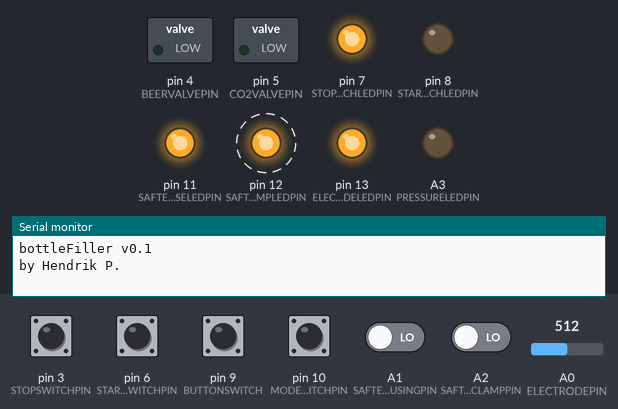
A sketch run on a simulated Arduino Nano, built with avr-gcc and run on an emulated ATmega328P. Parts: switched loads named in the sketch (green lamp = pin HIGH), output pins drawn as LEDs (lit = HIGH), the last lines printed to the serial monitor. Dashed ring = blinking. Inputs (shaded band) come from the test bench; at power-on: pin 3 (STOPSWITCHPIN) HIGH, A1 (SAFTEYHOUSINGPIN), A2 (SAFTEYCLAMPPIN), pin 6 (STARTSWITCHPIN), pin 9 (BUTTONSWITCH), pin 10 (MODESWITCHPIN) LOW, A0 (ELECTRODEPIN) = 512.

Above: at 1.2 s.
1.3 s: pin 3 (STOPSWITCHPIN) pulled LOW for 0.15 s
4.4 s: A1 (SAFTEYHOUSINGPIN) driven HIGH
7.4 s: A2 (SAFTEYCLAMPPIN) driven HIGH
At 8.5 s:
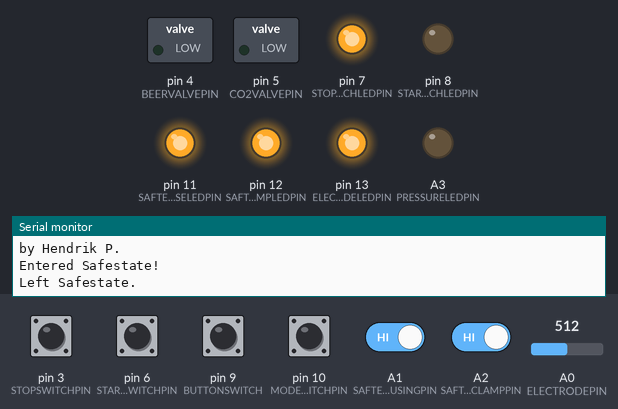
8.9 s: pin 6 (STARTSWITCHPIN) pulled HIGH for 0.15 s
At 10.1 s:
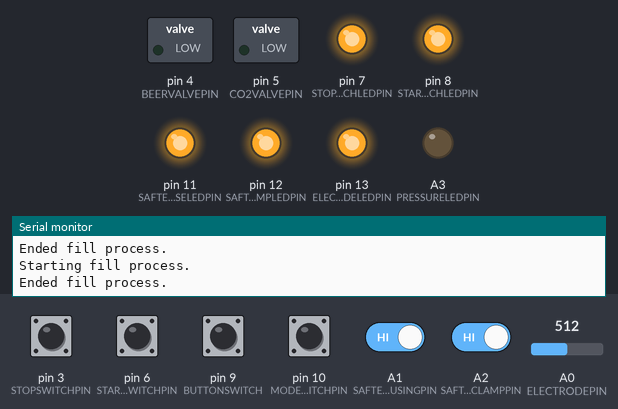
10.5 s: A1 (SAFTEYHOUSINGPIN) driven LOW
At 12.7 s:
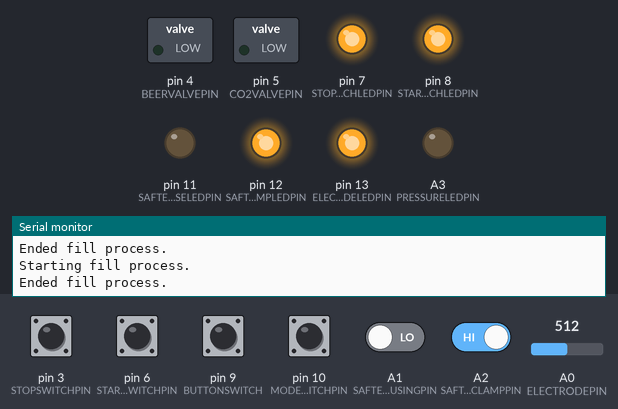
13.5 s: A2 (SAFTEYCLAMPPIN) driven LOW
At 14.8 s:
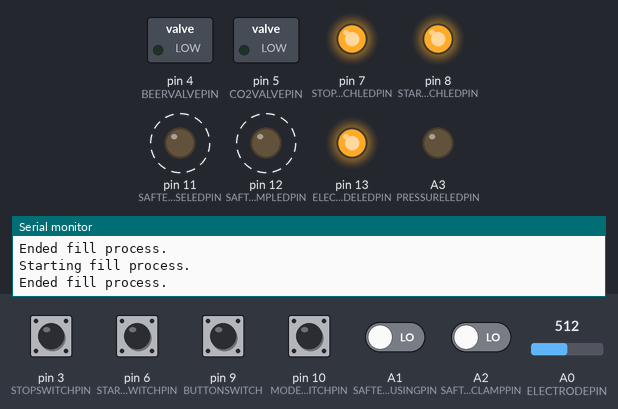
Timing chart, 0 to 21.5 s (numbered marks = the images above; inputs shaded):
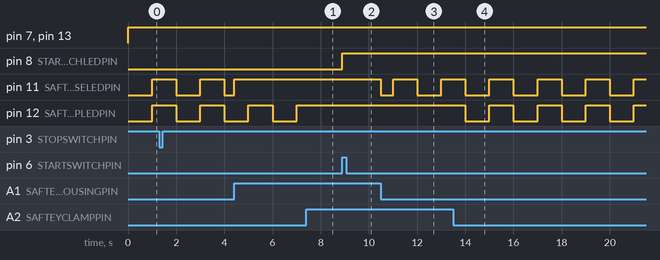

The sketch:

bottleFiller.ino
```cpp
////////////////////////////////////////////////////////////////////////////////////////////////////
/*  Project:        bottleFiller
 *  Author:         Hendrik P.
 *  Date:           2019-05-30
 *  Version:        0.1
 *  Add. Libs:      NONE
 *  License:        CC-BY-NC-SA
 *
 *  Summary:
*/
////////////////////////////////////////////////////////////////////////////////////////////////////
#include "config.h"
#include "electrode.h"
#include "light.h"
#include "valve.h"

Electrode electrode(ELECTRODEPIN, DETECTIONVALUE);

Valve beerValve(BEERVALVEPIN);
Valve co2Valve(CO2VALVEPIN);

Light electrodeLight(ELECTRODELEDPIN);
Light safetyClampLight(SAFTEYCLAMPLEDPIN);
Light safetyHousingLight(SAFTEYHOUSELEDPIN);
Light pressureSensorLight(PRESSURELEDPIN);
Light startLight(STARTSWITCHLEDPIN);
Light stopLight(STOPSWITCHLEDPIN);

long startTimeStamp = 0;

////////////////////////////////////////////////////////////////////////////////////////////////////
void setup() {
  #if SERIALOUT
    Serial.begin(BAUDRATE);
    Serial.println("bottleFiller v0.1");
    Serial.println("by Hendrik P. \n");
  #endif

  pinMode(STARTSWITCHPIN, INPUT);
  pinMode(STOPSWITCHPIN, INPUT);
  pinMode(MODESWITCHPIN, INPUT);
  pinMode(BUTTONSWITCH, INPUT);

  pinMode(SAFTEYHOUSINGPIN, INPUT);
  pinMode(SAFTEYCLAMPPIN, INPUT);
  pinMode(PRESSURESENSORPIN, INPUT);

}

void loop() {
  if(digitalRead(STOPSWITCHPIN) == SAFETYSWACTIVE){
    // Safestate of the bottleFiller
    #if SERIALOUT
      Serial.println("Entered Safestate!");
    #endif
    while(digitalRead(MODESWITCHPIN) == SWITCHINACTIVE || digitalRead(BUTTONSWITCH) == SWITCHINACTIVE){
      stopLight.blinkLight(BLINKTIME);
      beerValve.closeValve();
      co2Valve.closeValve();
      safetyLights();
    }
    stopLight.turnOn();
    #if SERIALOUT
      Serial.println("Left Safestate.");
    #endif
    delay(500);

  }else if(digitalRead(SAFTEYHOUSINGPIN) == SAFETYSWACTIVE || digitalRead(SAFTEYCLAMPPIN) == SAFETYSWACTIVE){
    // Waitstate
    beerValve.closeValve();
    co2Valve.closeValve();
    safetyLights();
    stopLight.turnOn();

  }else{
    // RunState
    safetyLights();
    stopLight.turnOn();
    if(startCondition()){
      #if SERIALOUT
        Serial.println("Starting fill process.");
      #endif
      startTimeStamp = millis();
      while(fillClearance()){
        startLight.blinkLight(BLINKTIME);
        fillingProcess(startTimeStamp);
      }
      beerValve.closeValve();
      co2Valve.closeValve();
      #if SERIALOUT
        Serial.println("Ended fill process.");
      #endif
      startLight.turnOn();
    }
  }

}

////////////////////////////////////////////////////////////////////////////////////////////////////


void safetyLights(){
  if(digitalRead(SAFTEYHOUSINGPIN) ==  SAFETYSWACTIVE){
    safetyHousingLight.blinkLight(BLINKTIME);
  }else{
    safetyHousingLight.turnOn();
  }
  if(digitalRead(SAFTEYCLAMPPIN) ==  SAFETYSWACTIVE){
    safetyClampLight.blinkLight(BLINKTIME);
  }else{
    safetyClampLight.turnOn();
  }
  if(electrode.get_sensingValue()){
    electrodeLight.turnOn();
  }else{
    electrodeLight.turnOff();
  }
}


bool startCondition(){
  if(!digitalRead(STOPSWITCHPIN) || !digitalRead(SAFTEYHOUSINGPIN) || !digitalRead(SAFTEYCLAMPPIN)){
    return false;
  }
  if(digitalRead(STARTSWITCHPIN)){
    return true;
  }
  return false;
}

bool fillClearance(){
  if(!digitalRead(STOPSWITCHPIN) || !digitalRead(SAFTEYHOUSINGPIN) || !digitalRead(SAFTEYCLAMPPIN)){
    return false;
  }
  if(electrode.get_sensingValue()){
    electrodeLight.turnOn();
    return false;
  }
  return true;
}


void fillingProcess(long startTime){
  if(startTime + GASFILLTIME > millis()){
    beerValve.closeValve();
    co2Valve.openValve();
  }else{
    co2Valve.closeValve();
    beerValve.openValve();
  }
}
```

electrode.cpp
```cpp
#include "electrode.h"

Electrode::Electrode(int8_t pin, int8_t minVal){
  this->_pin = pin;
  this->_minVal = minVal;
  pinMode(_pin, INPUT);
}


bool Electrode::get_sensingValue(){
  if(analogRead(_pin) >= _minVal){
    return true;
  }else{
    return false;
  }
}
```

electrode.h
```cpp
#ifndef ELECTRODE_H
#define ELECTRODE_H

#include <arduino.h>
#include "config.h"

class Electrode{
  public:
    Electrode(int8_t pin, int8_t minVal);
    bool get_sensingValue();

  private:
    int8_t _pin;
    int8_t _minVal;
};


#endif /* ELECTRODE_H */
```

light.cpp
```cpp
#include "light.h"

Light::Light(int8_t pin){
  this->_pin = pin;
  pinMode(_pin, OUTPUT);
}


void Light::turnOn(){
  _powerState = true;
  digitalWrite(_pin, _powerState);
}


void Light::turnOff(){
  _powerState = false;
  digitalWrite(_pin, _powerState);
}


void Light::toggleLight(){
  _powerState != _powerState;
  digitalWrite(_pin, _powerState);
}


void Light::changeState(bool powerState){
  _powerState = powerState;
  digitalWrite(_pin, _powerState);
}


void Light::blinkLight(long blinkTime){
  if(millis()/blinkTime%2){
    _powerState = true;
  }else{
    _powerState = false;
  }
  digitalWrite(_pin, _powerState);
}


bool Light::get_powerState(){
  return _powerState;
}
```

light.h
```cpp
#ifndef LIGHT_H
#define LIGHT_H

#include <arduino.h>
#include "config.h"

class Light{
  public:
    Light(int8_t pin);
    void turnOn();
    void turnOff();
    void toggleLight();
    void changeState(bool);
    void blinkLight(long);

    bool get_powerState();

  private:
    int8_t _pin;
    bool _powerState;
};


#endif /* LIGHT_H */
```

valve.cpp
```cpp
#include "valve.h"

Valve::Valve(int8_t pin){
  this->_pin = pin;
  pinMode(_pin, OUTPUT);
  _state = CLOSED;
  digitalWrite(_pin, _state);
}


void Valve::openValve(){
  _state = OPEN;
  digitalWrite(_pin, _state);
}

void Valve::closeValve(){
  _state = CLOSED;
  digitalWrite(_pin, _state);
}
```

valve.h
```cpp
#ifndef VALVE_H
#define VALVE_H

#include <arduino.h>
#include "config.h"

class Valve{
  public:
    Valve(int8_t pin);
    void openValve();
    void closeValve();

  private:
    int8_t _pin;
    bool _state;
};


#endif /* ELECTRODE_H */
```

config.h
```cpp
#ifndef CONFIG_H
#define CONFIG_H

////////////////////////////////////////////////////////////////////////////////////////////////////
/* Generals */
#define ON                1           // Don't change any of the general settings
#define OFF               0           //

////////////////////////////////////////////////////////////////////////////////////////////////////
/* Pin config */

// Valves
#define BEERVALVEPIN      4
#define CO2VALVEPIN       5

// Switches
#define STARTSWITCHPIN    6
#define STOPSWITCHPIN     3
#define MODESWITCHPIN     10
#define BUTTONSWITCH      9

// Lights
#define STARTSWITCHLEDPIN 8
#define STOPSWITCHLEDPIN  7
#define PRESSURELEDPIN    A3
#define SAFTEYHOUSELEDPIN 11
#define SAFTEYCLAMPLEDPIN 12
#define ELECTRODELEDPIN   13

// Sensors
#define PRESSURESENSORPIN A6
#define ELECTRODEPIN      A0
#define SAFTEYHOUSINGPIN  A1
#define SAFTEYCLAMPPIN    A2

////////////////////////////////////////////////////////////////////////////////////////////////////
/* Fill process */
#define GASFILLTIME       2000        // [ms]

////////////////////////////////////////////////////////////////////////////////////////////////////
/* Light settings */
#define BLINKTIME         1000        // [ms]

////////////////////////////////////////////////////////////////////////////////////////////////////
/* Electrode settings */
#define DETECTIONVALUE    512         // Value between 0-1023

////////////////////////////////////////////////////////////////////////////////////////////////////
/* Valve settings */
#define OPEN              1
#define CLOSED            0

////////////////////////////////////////////////////////////////////////////////////////////////////
/* Button settings */
#define SAFETYSWACTIVE    LOW
#define SAFETYSWINACTIVE  HIGH

#define SWITCHACTIVE      LOW
#define SWITCHINACTIVE    HIGH

////////////////////////////////////////////////////////////////////////////////////////////////////
/* Serial Settings */
#define SERIALOUT         ON
#define BAUDRATE          9600        // Standard: 9600

////////////////////////////////////////////////////////////////////////////////////////////////////

#endif /* CONFIG_H */
```

Measured:
- after the input at 7.4 s, pin 12 (SAFTEYCLAMPLEDPIN): stays HIGH (without the input it goes to LOW after 0.60 s)
- after the input at 8.9 s, pin 8 (STARTSWITCHLEDPIN): LOW → HIGH at once
- after the input at 10.5 s, pin 11 (SAFTEYHOUSELEDPIN): HIGH → LOW at once, → HIGH 0.50 s later, → LOW 1.0 s later, → HIGH 1.0 s later
- after the input at 13.5 s, pin 12 (SAFTEYCLAMPLEDPIN): alternates HIGH for 1.0 s and LOW for 1.0 s, starting after 0.50 s
